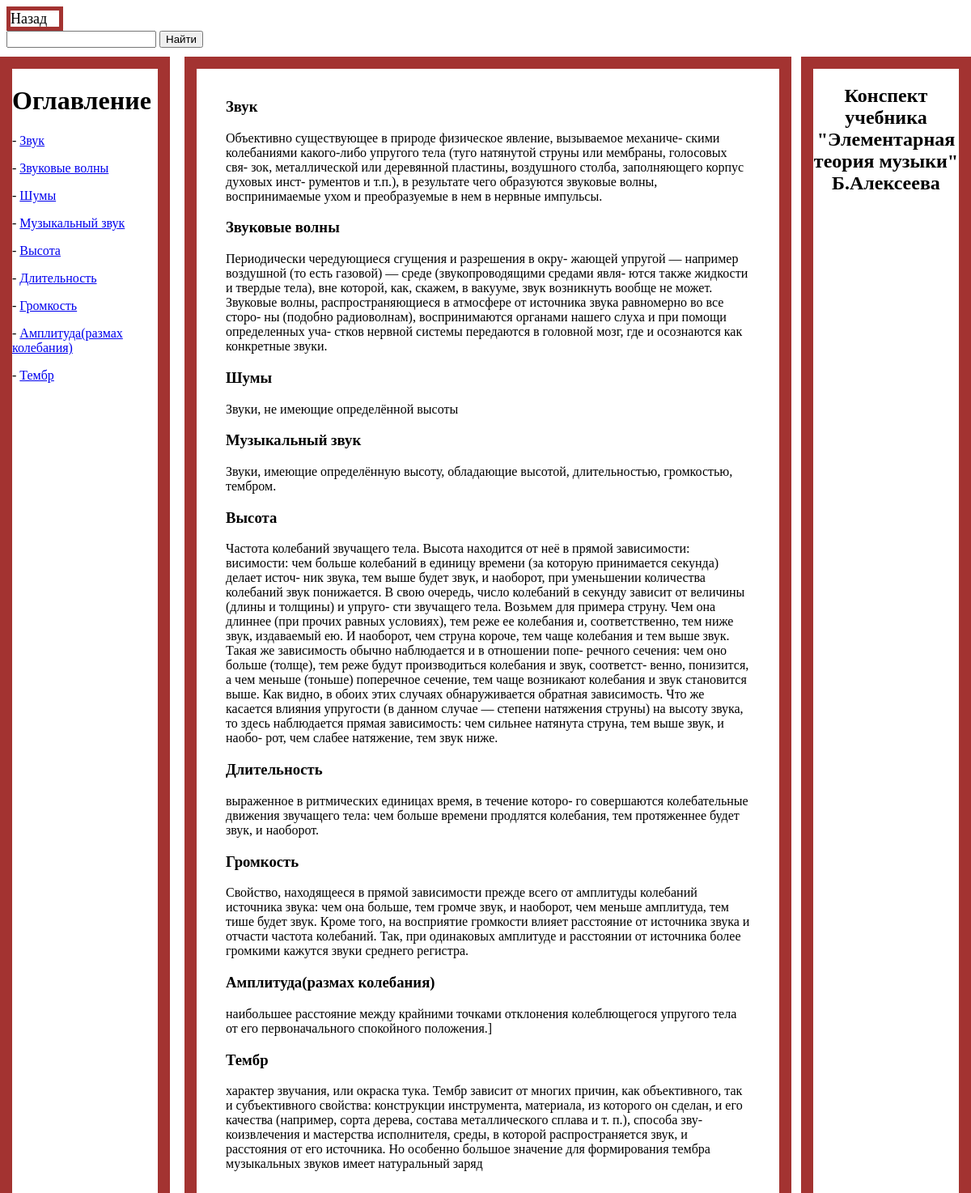
Screenshot of /alexeev with the database file from the repository.
### data/termins.py (models this page shows)
class Terms_Alexeev(SqlAlchemyBase):
    __tablename__ = 'terms_alexeev'
    id = sqlalchemy.Column(sqlalchemy.Integer,primary_key=True, autoincrement=True)
    name = sqlalchemy.Column(sqlalchemy.String, nullable=True)
    definition = sqlalchemy.Column(sqlalchemy.String, nullable=True)
    pictures_id = sqlalchemy.Column(sqlalchemy.Integer, nullable=True)
    paragraph = sqlalchemy.Column(sqlalchemy.Integer, nullable=True)

### main.py (the view)
@app.route('/alexeev', methods=['GET', 'POST'])
def alexeev():
    search = request.values.get('search_a', default='')
    termins_alexeev_searched = db_sess.query(Terms_Alexeev).filter(Terms_Alexeev.name.like(f'%{search}%'))
    return render_template('alexeev.html', termins_a=termins_alexeev_searched)

### templates/alexeev.html (shortened to what this page needs)
<!DOCTYPE html>
<html lang="en">
<head>
    <link rel="stylesheet" type="text/css" href={{url_for('static', filename='css/style.css')}}>
</head>
<body>
<a href= "/" class="btn_back">Назад</a>
<form action="/alexeev" method="POST">
  <input name="search_a" id="my_input" type="text">
  <input type="submit" value="Найти">
</form>
<div class="container">
<div class="sidebar">
    <h1>Оглавление</h1>
    {%for i in termins_a%}
    <p>  -  <a href="#{{i.id}}">  {{i.name}}</a></p>
    {% endfor %}
</div>
    <div class="conspect">
        <div class="child">
            {%for i in termins_a%}
            <h3><a name="{{i.id}}">{{i.name}} </a></h3>
                    <p>{{i.definition}}</p>
            {%endfor%}
        </div>
    </div>
    <div class="sidebar-right">
        <h2 align="center">Конспект учебника "Элементарная теория музыки" Б.Алексеева</h2>
    </div>
</div>
</body>
</html>

### static/css/style.css (style rules this page uses)
.sidebar { position:absolute; top: 70px; left: 0px; bottom:0; width: 15%; background-color: white; border: 15px solid; border-color: #a33331; overflow: auto; z-index: 1; }
.conspect { position:absolute; top: 70px; width: 60%; left: 19%; bottom: 0; overflow: auto; border: 15px solid; border-color: #a33331; }
.child { margin: 5%; }
.sidebar-right { position:absolute; top: 70px; right: 0px; bottom:0; width: 15%; background-color: white; border: 15px solid; border-color: #a33331; overflow: auto; z-index: 1; }
.btn_back { width: 60px; height: 20px; display: inline-block; color: #000000; text-decoration: none; border: 5px solid; border-color: #a33331; font-size: 18px; }

### rows the page displays
Terms_Alexeev: name "Звук", definition "Объективно существующее в природе физическое явление, вызываемое механиче- скими колебаниями какого-либо упругого тела (туго натянутой струны или мембраны, голосовых свя- зок, металлической или деревянной пластины, воздушного столба, заполняющего корпус духовых инст- рументов и т.п.), в результате чего образуются звуковые волны, воспринимаемые ухом и преобразуемые в нем в нервные импульсы."
Terms_Alexeev: name "Звуковые волны", definition "Периодически чередующиеся сгущения и разрешения в окру- жающей упругой — например воздушной (то есть газовой) — среде (звукопроводящими средами явля- ются также жидкости и твердые тела), вне которой, как, скажем, в вакууме, звук возникнуть вообще не может. Звуковые волны, распространяющиеся в атмосфере от источника звука равномерно во все сторо- ны (подобно радиоволнам), воспринимаются органами нашего слуха и при помощи определенных уча- стков нервной системы передаются в головной мозг, где и осознаются как конкретные звуки."
Terms_Alexeev: name "Шумы", definition "Звуки, не имеющие определённой высоты"
Terms_Alexeev: name "Музыкальный звук", definition "Звуки, имеющие определённую высоту, обладающие высотой, длительностью, громкостью, тембром."
Terms_Alexeev: name "Высота", definition "Частота колебаний звучащего тела. Высота находится от неё в прямой зависимости: висимости: чем больше колебаний в единицу времени (за которую принимается секунда) делает источ- ник звука, тем выше будет звук, и наоборот, при уменьшении количества колебаний звук понижается. В свою очередь, число колебаний в секунду зависит от величины (длины и толщины) и упруго- сти звучащего тела. Возьмем для примера струну. Чем она длиннее (при прочих равных условиях), тем реже ее колебания и, соответственно, тем ниже звук, издаваемый ею. И наоборот, чем струна короче, тем чаще колебания и тем выше звук. Такая же зависимость обычно наблюдается и в отношении попе- речного сечения: чем оно больше (толще),…"
Terms_Alexeev: name "Длительность", definition "выраженное в ритмических единицах время, в течение которо- го совершаются колебательные движения звучащего тела: чем больше времени продлятся колебания, тем протяженнее будет звук, и наоборот."
Terms_Alexeev: name "Громкость", definition "Свойство, находящееся в прямой зависимости прежде всего от амплитуды колебаний источника звука: чем она больше, тем громче звук, и наоборот, чем меньше амплитуда, тем тише будет звук. Кроме того, на восприятие громкости влияет расстояние от источника звука и отчасти частота колебаний. Так, при одинаковых амплитуде и расстоянии от источника более громкими кажутся звуки среднего регистра."
Terms_Alexeev: name "Амплитуда(размах колебания)", definition "наибольшее расстояние между крайними точками отклонения колеблющегося упругого тела от его первоначального спокойного положения.]"
Terms_Alexeev: name "Тембр", definition "характер звучания, или окраска тука. Тембр зависит от многих причин, как объективного, так и субъективного свойства: конструкции инструмента, материала, из которого он сделан, и его качества (например, сорта дерева, состава металлического сплава и т. п.), способа зву- коизвлечения и мастерства исполнителя, среды, в которой распространяется звук, и расстояния от его источника. Но особенно большое значение для формирования тембра музыкальных звуков имеет натуральный заряд"
